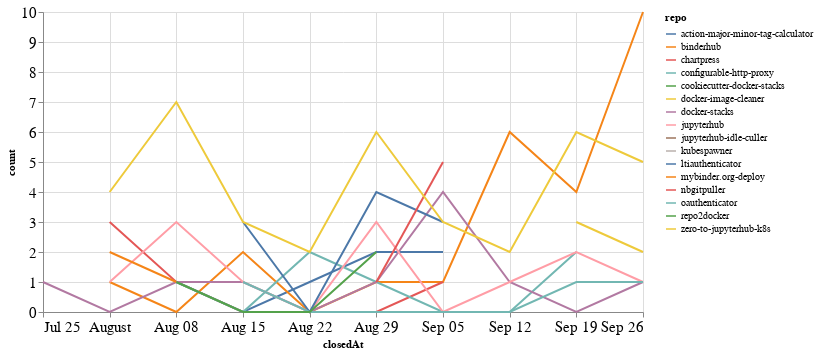

The cell this chart's notebook holds for it:
### Code cell
closed_by_time = closed_by.groupby('repo').resample('W', on='closedAt').count()['author'].reset_index()
closed_by_time = closed_by_time.rename(columns={'author': 'count'})

alt.Chart(closed_by_time, width=600).mark_line().encode(
    x='closedAt',
    y='count',
    color='repo',
    tooltip="repo"
)

### Figure 1 — Vega-Lite specification as saved in the notebook (floating-point values rounded to 4 significant figures)
{"config": {"axisLeft": {"labelFontSize": 15}, "axisBottom": {"labelFontSize": 15}}, "data": {"name": "data-e2e21f3bbaf33178cd3b3da081f9d707"}, "mark": "line", "encoding": {"color": {"type": "nominal", "field": "repo"}, "tooltip": {"type": "nominal", "field": "repo"}, "x": {"type": "temporal", "field": "closedAt"}, "y": {"type": "quantitative", "field": "count"}}, "width": 600, "$schema": "https://vega.github.io/schema/vega-lite/v4.8.1.json", "datasets": {"data-e2e21f3bbaf33178cd3b3da081f9d707": [{"repo": "action-major-minor-tag-calculator", "closedAt": "2021-08-08T00:00:00", "count": 1}, {"repo": "action-major-minor-tag-calculator", "closedAt": "2021-08-15T00:00:00", "count": 0}, {"repo": "action-major-minor-tag-calculator", "closedAt": "2021-08-22T00:00:00", "count": 1}, {"repo": "action-major-minor-tag-calculator", "closedAt": "2021-08-29T00:00:00", "count": 2}, {"repo": "action-major-minor-tag-calculator", "closedAt": "2021-09-05T00:00:00", "count": 2}, {"repo": "binderhub", "closedAt": "2021-08-01T00:00:00", "count": 1}, {"repo": "binderhub", "closedAt": "2021-08-08T00:00:00", "count": 0}, {"repo": "binderhub", "closedAt": "2021-08-15T00:00:00", "count": 2}, {"repo": "binderhub", "closedAt": "2021-08-22T00:00:00", "count": 0}, {"repo": "binderhub", "closedAt": "2021-08-29T00:00:00", "count": 1}, {"repo": "binderhub", "closedAt": "2021-09-05T00:00:00", "count": 1}, {"repo": "binderhub", "closedAt": "2021-09-12T00:00:00", "count": 6}, {"repo": "binderhub", "closedAt": "2021-09-19T00:00:00", "count": 4}, {"repo": "binderhub", "closedAt": "2021-09-26T00:00:00", "count": 10}, {"repo": "chartpress", "closedAt": "2021-08-01T00:00:00", "count": 3}, {"repo": "chartpress", "closedAt": "2021-08-08T00:00:00", "count": 1}, {"repo": "chartpress", "closedAt": "2021-08-15T00:00:00", "count": 0}, {"repo": "chartpress", "closedAt": "2021-08-22T00:00:00", "count": 0}, {"repo": "chartpress", "closedAt": "2021-08-29T00:00:00", "count": 0}, {"repo": "chartpress", "closedAt": "2021-09-05T00:00:00", "count": 1}, {"repo": "configurable-http-proxy", "closedAt": "2021-08-08T00:00:00", "count": 1}, {"repo": "configurable-http-proxy", "closedAt": "2021-08-15T00:00:00", "count": 0}, {"repo": "configurable-http-proxy", "closedAt": "2021-08-22T00:00:00", "count": 2}, {"repo": "configurable-http-proxy", "closedAt": "2021-08-29T00:00:00", "count": 1}, {"repo": "configurable-http-proxy", "closedAt": "2021-09-05T00:00:00", "count": 0}, {"repo": "configurable-http-proxy", "closedAt": "2021-09-12T00:00:00", "count": 0}, {"repo": "configurable-http-proxy", "closedAt": "2021-09-19T00:00:00", "count": 2}, {"repo": "cookiecutter-docker-stacks", "closedAt": "2021-09-26T00:00:00", "count": 1}, {"repo": "docker-image-cleaner", "closedAt": "2021-09-19T00:00:00", "count": 3}, {"repo": "docker-image-cleaner", "closedAt": "2021-09-26T00:00:00", "count": 2}, {"repo": "docker-stacks", "closedAt": "2021-07-25T00:00:00", "count": 1}, {"repo": "docker-stacks", "closedAt": "2021-08-01T00:00:00", "count": 0}, {"repo": "docker-stacks", "closedAt": "2021-08-08T00:00:00", "count": 1}, {"repo": "docker-stacks", "closedAt": "2021-08-15T00:00:00", "count": 1}, {"repo": "docker-stacks", "closedAt": "2021-08-22T00:00:00", "count": 0}, {"repo": "docker-stacks", "closedAt": "2021-08-29T00:00:00", "count": 1}, {"repo": "docker-stacks", "closedAt": "2021-09-05T00:00:00", "count": 4}, {"repo": "docker-stacks", "closedAt": "2021-09-12T00:00:00", "count": 1}, {"repo": "docker-stacks", "closedAt": "2021-09-19T00:00:00", "count": 0}, {"repo": "docker-stacks", "closedAt": "2021-09-26T00:00:00", "count": 1}, {"repo": "jupyterhub", "closedAt": "2021-08-01T00:00:00", "count": 1}, {"repo": "jupyterhub", "closedAt": "2021-08-08T00:00:00", "count": 3}, {"repo": "jupyterhub", "closedAt": "2021-08-15T00:00:00", "count": 1}, {"repo": "jupyterhub", "closedAt": "2021-08-22T00:00:00", "count": 0}, {"repo": "jupyterhub", "closedAt": "2021-08-29T00:00:00", "count": 3}, {"repo": "jupyterhub", "closedAt": "2021-09-05T00:00:00", "count": 0}, {"repo": "jupyterhub", "closedAt": "2021-09-12T00:00:00", "count": 1}, {"repo": "jupyterhub", "closedAt": "2021-09-19T00:00:00", "count": 2}, {"repo": "jupyterhub", "closedAt": "2021-09-26T00:00:00", "count": 1}, {"repo": "jupyterhub-idle-culler", "closedAt": "2021-09-19T00:00:00", "count": 2}, {"repo": "kubespawner", "closedAt": "2021-09-26T00:00:00", "count": 1}, {"repo": "ltiauthenticator", "closedAt": "2021-08-15T00:00:00", "count": 3}, {"repo": "ltiauthenticator", "closedAt": "2021-08-22T00:00:00", "count": 0}, {"repo": "ltiauthenticator", "closedAt": "2021-08-29T00:00:00", "count": 4}, {"repo": "ltiauthenticator", "closedAt": "2021-09-05T00:00:00", "count": 3}, {"repo": "mybinder.org-deploy", "closedAt": "2021-08-01T00:00:00", "count": 2}, {"repo": "mybinder.org-deploy", "closedAt": "2021-08-08T00:00:00", "count": 1}, {"repo": "nbgitpuller", "closedAt": "2021-08-29T00:00:00", "count": 1}, {"repo": "nbgitpuller", "closedAt": "2021-09-05T00:00:00", "count": 5}, {"repo": "oauthenticator", "closedAt": "2021-08-15T00:00:00", "count": 1}, {"repo": "oauthenticator", "closedAt": "2021-08-22T00:00:00", "count": 0}, {"repo": "oauthenticator", "closedAt": "2021-08-29T00:00:00", "count": 0}, {"repo": "oauthenticator", "closedAt": "2021-09-05T00:00:00", "count": 0}, {"repo": "oauthenticator", "closedAt": "2021-09-12T00:00:00", "count": 0}, {"repo": "oauthenticator", "closedAt": "2021-09-19T00:00:00", "count": 1}, {"repo": "oauthenticator", "closedAt": "2021-09-26T00:00:00", "count": 1}, {"repo": "repo2docker", "closedAt": "2021-08-08T00:00:00", "count": 1}, {"repo": "repo2docker", "closedAt": "2021-08-15T00:00:00", "count": 0}, {"repo": "repo2docker", "closedAt": "2021-08-22T00:00:00", "count": 0}, {"repo": "repo2docker", "closedAt": "2021-08-29T00:00:00", "count": 2}, {"repo": "zero-to-jupyterhub-k8s", "closedAt": "2021-08-01T00:00:00", "count": 4}, {"repo": "zero-to-jupyterhub-k8s", "closedAt": "2021-08-08T00:00:00", "count": 7}, {"repo": "zero-to-jupyterhub-k8s", "closedAt": "2021-08-15T00:00:00", "count": 3}, {"repo": "zero-to-jupyterhub-k8s", "closedAt": "2021-08-22T00:00:00", "count": 2}, {"repo": "zero-to-jupyterhub-k8s", "closedAt": "2021-08-29T00:00:00", "count": 6}, {"repo": "zero-to-jupyterhub-k8s", "closedAt": "2021-09-05T00:00:00", "count": 3}, {"repo": "zero-to-jupyterhub-k8s", "closedAt": "2021-09-12T00:00:00", "count": 2}, {"repo": "zero-to-jupyterhub-k8s", "closedAt": "2021-09-19T00:00:00", "count": 6}, {"repo": "zero-to-jupyterhub-k8s", "closedAt": "2021-09-26T00:00:00", "count": 5}]}}
